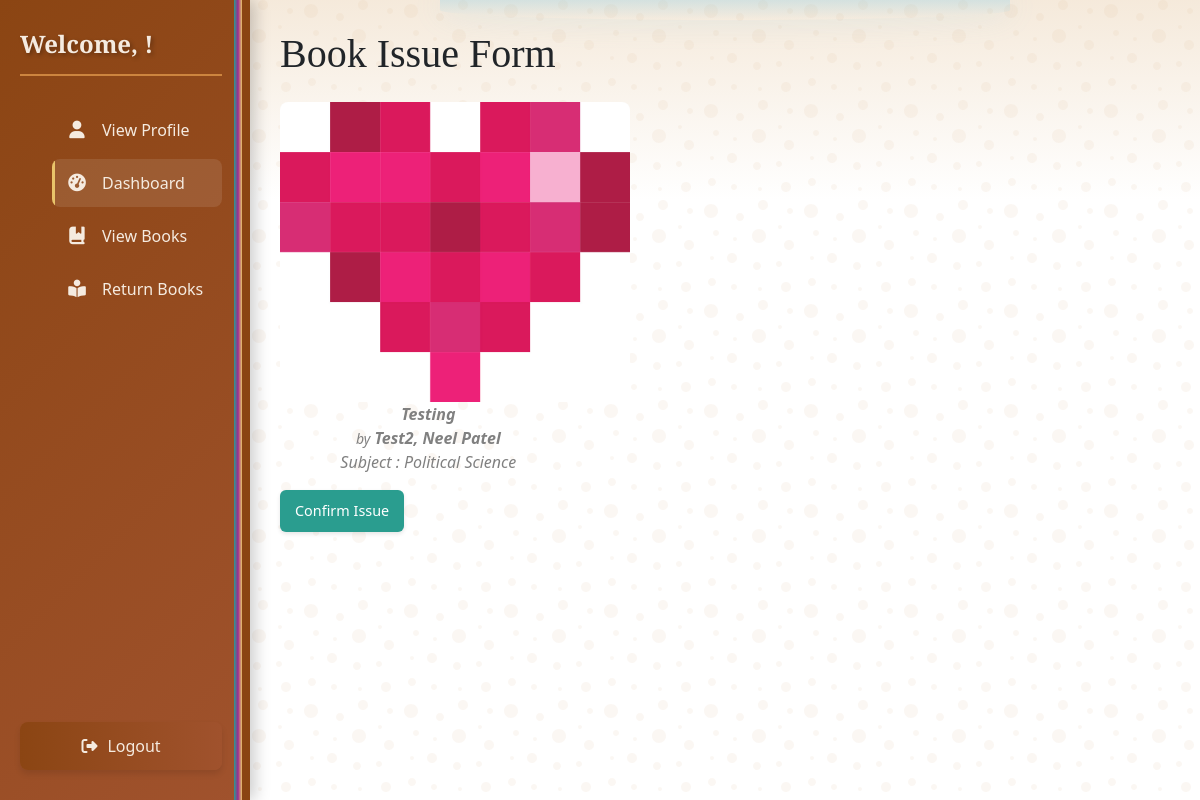
Page /bookissueform/2 on the committed database.
### Books/models.py (models this page shows, shortened)
class BookDetail(models.Model):
    sub = models.ForeignKey(Subject, on_delete=models.CASCADE, verbose_name='Subject Name')
    title = models.CharField(verbose_name='Title of the Book', max_length=50, null=True)
    author = models.ManyToManyField(Author)
    pub = models.CharField(verbose_name='Publsiher\'s Name', max_length=50, null=True)
    avail = models.BooleanField(verbose_name='Availability', null=True)
    coverp = models.ImageField(verbose_name='Cover Page', upload_to='cover_pages/')

class Author(models.Model):
    sub = models.ForeignKey(Subject, on_delete=models.CASCADE, verbose_name='Subject Name')
    name = models.CharField(max_length=50, verbose_name='Author\'s Name', unique=True)

class Subject(models.Model):
    sub = models.CharField(max_length=50, verbose_name='Subject Name', unique=True)
    def __str__(self):
        return self.sub

### USERS/views.py (the view)
# urls.py: path('bookissueform/<int:id>', bookissueform, name="bookissueform"),
def bookissueform(request, id):
    bookdetail1 = BookDetail.objects.get(id=id)
    if request.method == "POST":
        BookIssueApproval.objects.create(coverp = bookdetail1.coverp, bookn = bookdetail1.title, isstime = datetime.datetime.today(), issuer = request.user.username, sub=bookdetail1.sub)
        messages.info(request, 'Request Initiated , wait for the approval from Admin!')
        return redirect('userdb')
    return render(request, 'user_templates/bookissue.html', {'book': bookdetail1})

### templates/user_templates/bookissue.html (shortened to what this page needs)
{% extends 'home/userdb.html' %}
{% block body %}
<h1 class="mb-4">Book Issue Form</h1>
        <div class="col-md-4">
             <figure>
                <img src="{{ book.coverp.url }}" style="width: 350px; height: auto; max-height: 400px; object-fit: cover; border-radius: 8px;">
                <figcaption>
                    <strong>{{book.title}}</strong>
                    <br>
                    <small>by</small>
                    <strong>
                        {% for author in book.author.all %}
                            {{ author.name }}{% if not forloop.last %}, {% endif %}
                        {% endfor %}
                    </strong>
                    <br>
                    <bold>
                        Subject : {{ book.sub }}
                    </bold>
                    <br>
                </figcaption>
            </figure>
        </div>
        <form action="" method="post">{% csrf_token %}
            <button type="submit" class="edit-btn">
                Confirm Issue
            </button>
        </form>
    <link rel="stylesheet"
          href="https://cdn.jsdelivr.net/npm/bootstrap@5.3.0/dist/css/bootstrap.min.css">
{% endblock body %}

### templates/home/userdb.html (style rules this page uses)
* { margin: 0; padding: 0; box-sizing: border-box; }
:root { --wood-dark: #8B4513; --wood-medium: #A0522D; --wood-light: #CD853F; --wood-pale: #DEB887; --book-teal: #2A9D8F; --book-magenta: #9D2A8F; --book-yellow: #E9C46A; --text-dark: #3A2618; --text-light: #F5EBE0; --shadow: rgba(0, 0, 0, 0.2); --highlight: rgba(255, 255, 255, 0.1); }
body { font-family: 'Poppins', sans-serif; line-height: 1.6; color: var(--text-dark); display: flex; background-color: var(--wood-pale); }
h1, h2, h3, h4 { font-family: 'Playfair Display', serif; font-weight: 600; }
.edit-btn, .delete-btn, .sub-btn, .read-btn, .return-btn { border: none; padding: 10px 15px; font-size: 0.9rem; border-radius: 6px; cursor: pointer; transition: all 0.3s ease; font-weight: 500; display: inline-flex; align-items: center; justify-content: center; box-shadow: 0 2px 4px rgba(0, 0, 0, 0.1); }
.edit-btn { background-color: var(--book-teal); color: white; }

### templates/user_templates/bookissue.html (style rules this page uses)
figure { text-align: center; }
figcaption { font-style: italic; color: gray; }

### rows in the picture
BookDetail: coverp (picture), title "Testing", sub "Political Science"
Author: name "Test2"
Author: name "Neel Patel"
